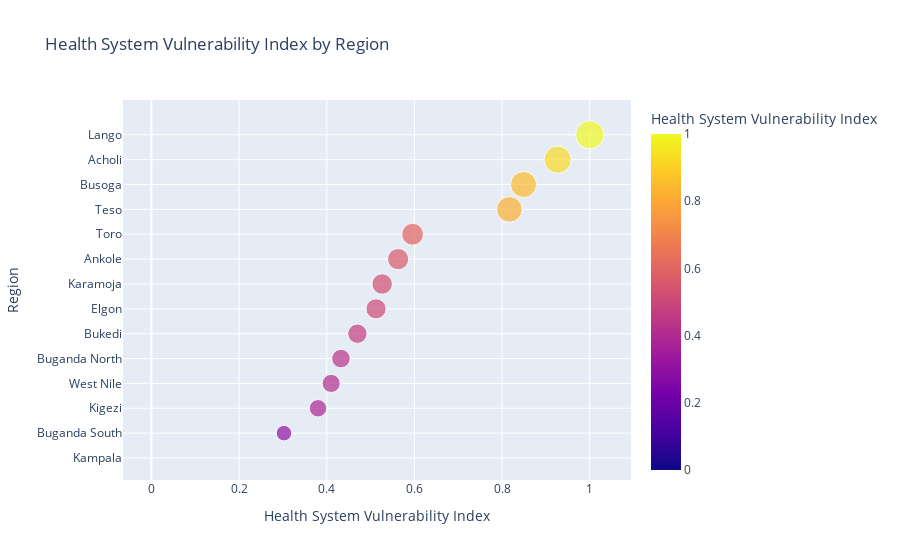

Write notebook code for a chart like this one.
### Code cell
# Plot the health vulnerability dataframe.
# Use the numeric 'Health System Vulnerability Index' as the marker size
# (the previous size="pop" raised an error because 'pop' doesn't exist in `health`)
fig = px.scatter(
	health,
	x="Health System Vulnerability Index",
	y="Region",
	size="Health System Vulnerability Index",
	color="Health System Vulnerability Index",
	title="Health System Vulnerability Index by Region",
	labels={"Category": "Region", "Health System Vulnerability Index": "Health System Vulnerability Index"}
)
# Order categories by value for clearer display
fig.update_layout(yaxis={'categoryorder': 'total ascending'})
fig.show()

### Figure 1 — Plotly figure (JSON) as saved in the notebook; plotly's stock layout.template omitted (floating-point values rounded to 4 significant figures)
{"data": [{"hovertemplate": "Health System Vulnerability Index=%{marker.color}<br>Region=%{y}<extra></extra>", "legendgroup": "", "marker": {"color": [1.0, 0.9266, 0.8489, 0.8167, 0.5958, 0.5628, 0.5264, 0.5124, 0.4699, 0.4324, 0.4101, 0.38, 0.3024, 0.0], "coloraxis": "coloraxis", "size": [1.0, 0.9266, 0.8489, 0.8167, 0.5958, 0.5628, 0.5264, 0.5124, 0.4699, 0.4324, 0.4101, 0.38, 0.3024, 0.0], "sizemode": "area", "sizeref": 0.0025, "symbol": "circle"}, "mode": "markers", "name": "", "orientation": "h", "showlegend": false, "type": "scatter", "x": [1.0, 0.9266, 0.8489, 0.8167, 0.5958, 0.5628, 0.5264, 0.5124, 0.4699, 0.4324, 0.4101, 0.38, 0.3024, 0.0], "xaxis": "x", "y": ["Lango", "Acholi", "Busoga", "Teso", "Toro", "Ankole", "Karamoja", "Elgon", "Bukedi", "Buganda North", "West Nile", "Kigezi", "Buganda South", "Kampala"], "yaxis": "y"}], "layout": {"coloraxis": {"colorbar": {"title": {"text": "Health System Vulnerability Index"}}, "colorscale": [[0, "#0d0887"], [0.1111, "#46039f"], [0.2222, "#7201a8"], [0.3333, "#9c179e"], [0.4444, "#bd3786"], [0.5556, "#d8576b"], [0.6667, "#ed7953"], [0.7778, "#fb9f3a"], [0.8889, "#fdca26"], [1, "#f0f921"]]}, "legend": {"itemsizing": "constant", "tracegroupgap": 0}, "title": {"text": "Health System Vulnerability Index by Region"}, "xaxis": {"anchor": "y", "domain": [0, 1], "title": {"text": "Health System Vulnerability Index"}}, "yaxis": {"anchor": "x", "categoryorder": "total ascending", "domain": [0, 1], "title": {"text": "Region"}}}}
